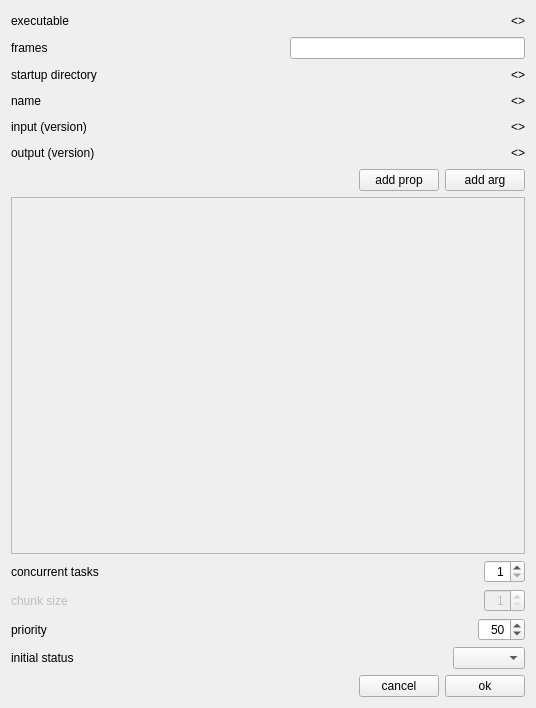
<?xml version="1.0" encoding="UTF-8"?>
<ui version="4.0">
 <class>jobDeadline</class>
 <widget class="QWidget" name="jobDeadline">
  <property name="geometry">
   <rect>
    <x>0</x>
    <y>0</y>
    <width>536</width>
    <height>708</height>
   </rect>
  </property>
  <property name="windowTitle">
   <string>Deadline Job Submitter</string>
  </property>
  <layout class="QGridLayout" name="gridLayout">
   <item row="0" column="0">
    <layout class="QVBoxLayout" name="verticalLayout">
     <item>
      <layout class="QHBoxLayout" name="horizontalLayout_2">
       <item>
        <widget class="QLabel" name="label">
         <property name="text">
          <string>executable</string>
         </property>
        </widget>
       </item>
       <item>
        <spacer name="horizontalSpacer_3">
         <property name="orientation">
          <enum>Qt::Horizontal</enum>
         </property>
         <property name="sizeHint" stdset="0">
          <size>
           <width>40</width>
           <height>20</height>
          </size>
         </property>
        </spacer>
       </item>
       <item>
        <widget class="QLabel" name="labelExecutable">
         <property name="text">
          <string>&lt;&gt;</string>
         </property>
         <property name="alignment">
          <set>Qt::AlignRight|Qt::AlignTrailing|Qt::AlignVCenter</set>
         </property>
        </widget>
       </item>
      </layout>
     </item>
     <item>
      <layout class="QHBoxLayout" name="horizontalLayout_4">
       <item>
        <widget class="QLabel" name="label_2">
         <property name="text">
          <string>frames</string>
         </property>
        </widget>
       </item>
       <item>
        <spacer name="horizontalSpacer_9">
         <property name="orientation">
          <enum>Qt::Horizontal</enum>
         </property>
         <property name="sizeHint" stdset="0">
          <size>
           <width>40</width>
           <height>20</height>
          </size>
         </property>
        </spacer>
       </item>
       <item>
        <widget class="QLineEdit" name="lineEditFrames">
         <property name="alignment">
          <set>Qt::AlignRight|Qt::AlignTrailing|Qt::AlignVCenter</set>
         </property>
        </widget>
       </item>
      </layout>
     </item>
     <item>
      <layout class="QHBoxLayout" name="horizontalLayout_5">
       <item>
        <widget class="QLabel" name="label_3">
         <property name="text">
          <string>startup directory</string>
         </property>
        </widget>
       </item>
       <item>
        <spacer name="horizontalSpacer_4">
         <property name="orientation">
          <enum>Qt::Horizontal</enum>
         </property>
         <property name="sizeHint" stdset="0">
          <size>
           <width>40</width>
           <height>20</height>
          </size>
         </property>
        </spacer>
       </item>
       <item>
        <widget class="QLabel" name="labelStartupDirectory">
         <property name="text">
          <string>&lt;&gt;</string>
         </property>
         <property name="alignment">
          <set>Qt::AlignRight|Qt::AlignTrailing|Qt::AlignVCenter</set>
         </property>
        </widget>
       </item>
      </layout>
     </item>
     <item>
      <layout class="QHBoxLayout" name="horizontalLayout_10">
       <item>
        <widget class="QLabel" name="label_9">
         <property name="text">
          <string>name</string>
         </property>
        </widget>
       </item>
       <item>
        <spacer name="horizontalSpacer_5">
         <property name="orientation">
          <enum>Qt::Horizontal</enum>
         </property>
         <property name="sizeHint" stdset="0">
          <size>
           <width>40</width>
           <height>20</height>
          </size>
         </property>
        </spacer>
       </item>
       <item>
        <widget class="QLabel" name="labelJobName">
         <property name="text">
          <string>&lt;&gt;</string>
         </property>
         <property name="alignment">
          <set>Qt::AlignRight|Qt::AlignTrailing|Qt::AlignVCenter</set>
         </property>
        </widget>
       </item>
      </layout>
     </item>
     <item>
      <layout class="QHBoxLayout" name="horizontalLayout_3">
       <item>
        <widget class="QLabel" name="label_4">
         <property name="text">
          <string>input (version)</string>
         </property>
        </widget>
       </item>
       <item>
        <spacer name="horizontalSpacer_10">
         <property name="orientation">
          <enum>Qt::Horizontal</enum>
         </property>
         <property name="sizeHint" stdset="0">
          <size>
           <width>40</width>
           <height>20</height>
          </size>
         </property>
        </spacer>
       </item>
       <item>
        <widget class="QLabel" name="labelInput">
         <property name="text">
          <string>&lt;&gt;</string>
         </property>
         <property name="alignment">
          <set>Qt::AlignRight|Qt::AlignTrailing|Qt::AlignVCenter</set>
         </property>
        </widget>
       </item>
      </layout>
     </item>
     <item>
      <layout class="QHBoxLayout" name="horizontalLayout_7">
       <item>
        <widget class="QLabel" name="label_7">
         <property name="text">
          <string>output (version)</string>
         </property>
        </widget>
       </item>
       <item>
        <spacer name="horizontalSpacer_11">
         <property name="orientation">
          <enum>Qt::Horizontal</enum>
         </property>
         <property name="sizeHint" stdset="0">
          <size>
           <width>40</width>
           <height>20</height>
          </size>
         </property>
        </spacer>
       </item>
       <item>
        <widget class="QLabel" name="labelOutput">
         <property name="text">
          <string>&lt;&gt;</string>
         </property>
         <property name="alignment">
          <set>Qt::AlignRight|Qt::AlignTrailing|Qt::AlignVCenter</set>
         </property>
        </widget>
       </item>
      </layout>
     </item>
     <item>
      <layout class="QHBoxLayout" name="horizontalLayout_11">
       <item>
        <spacer name="horizontalSpacer">
         <property name="orientation">
          <enum>Qt::Horizontal</enum>
         </property>
         <property name="sizeHint" stdset="0">
          <size>
           <width>40</width>
           <height>20</height>
          </size>
         </property>
        </spacer>
       </item>
       <item>
        <widget class="QPushButton" name="pushButtonAddProp">
         <property name="text">
          <string>add prop</string>
         </property>
        </widget>
       </item>
       <item>
        <widget class="QPushButton" name="pushButtonAddArg">
         <property name="text">
          <string>add arg</string>
         </property>
        </widget>
       </item>
      </layout>
     </item>
     <item>
      <layout class="QVBoxLayout" name="vLayoutQScroll">
       <item>
        <widget class="QScrollArea" name="scrollAreaJobProps">
         <property name="widgetResizable">
          <bool>true</bool>
         </property>
         <widget class="QWidget" name="scrollAreaWidgetContents">
          <property name="geometry">
           <rect>
            <x>0</x>
            <y>0</y>
            <width>506</width>
            <height>257</height>
           </rect>
          </property>
          <layout class="QVBoxLayout" name="verticalLayout_3">
           <item>
            <layout class="QVBoxLayout" name="vLayoutProps"/>
           </item>
          </layout>
         </widget>
        </widget>
       </item>
      </layout>
     </item>
     <item>
      <layout class="QHBoxLayout" name="horizontalLayout_8">
       <item>
        <widget class="QLabel" name="label_6">
         <property name="text">
          <string>concurrent tasks</string>
         </property>
        </widget>
       </item>
       <item>
        <spacer name="horizontalSpacer_12">
         <property name="orientation">
          <enum>Qt::Horizontal</enum>
         </property>
         <property name="sizeHint" stdset="0">
          <size>
           <width>40</width>
           <height>20</height>
          </size>
         </property>
        </spacer>
       </item>
       <item>
        <widget class="QSpinBox" name="spinBoxConcurrentTasks">
         <property name="alignment">
          <set>Qt::AlignRight|Qt::AlignTrailing|Qt::AlignVCenter</set>
         </property>
         <property name="minimum">
          <number>1</number>
         </property>
         <property name="maximum">
          <number>16</number>
         </property>
        </widget>
       </item>
      </layout>
     </item>
     <item>
      <layout class="QHBoxLayout" name="layoutChunkSize">
       <item>
        <widget class="QLabel" name="label_5">
         <property name="enabled">
          <bool>false</bool>
         </property>
         <property name="text">
          <string>chunk size</string>
         </property>
        </widget>
       </item>
       <item>
        <spacer name="horizontalSpacer_6">
         <property name="orientation">
          <enum>Qt::Horizontal</enum>
         </property>
         <property name="sizeHint" stdset="0">
          <size>
           <width>40</width>
           <height>20</height>
          </size>
         </property>
        </spacer>
       </item>
       <item>
        <widget class="QSpinBox" name="spinBoxChunkSize">
         <property name="enabled">
          <bool>false</bool>
         </property>
         <property name="alignment">
          <set>Qt::AlignRight|Qt::AlignTrailing|Qt::AlignVCenter</set>
         </property>
         <property name="minimum">
          <number>1</number>
         </property>
        </widget>
       </item>
      </layout>
     </item>
     <item>
      <layout class="QHBoxLayout" name="horizontalLayout_9">
       <item>
        <widget class="QLabel" name="label_8">
         <property name="text">
          <string>priority</string>
         </property>
        </widget>
       </item>
       <item>
        <spacer name="horizontalSpacer_7">
         <property name="orientation">
          <enum>Qt::Horizontal</enum>
         </property>
         <property name="sizeHint" stdset="0">
          <size>
           <width>40</width>
           <height>20</height>
          </size>
         </property>
        </spacer>
       </item>
       <item>
        <widget class="QSpinBox" name="spinBoxPropPriority">
         <property name="alignment">
          <set>Qt::AlignRight|Qt::AlignTrailing|Qt::AlignVCenter</set>
         </property>
         <property name="maximum">
          <number>100</number>
         </property>
         <property name="value">
          <number>50</number>
         </property>
        </widget>
       </item>
      </layout>
     </item>
     <item>
      <layout class="QHBoxLayout" name="horizontalLayout_12">
       <item>
        <widget class="QLabel" name="label_11">
         <property name="text">
          <string>initial status</string>
         </property>
        </widget>
       </item>
       <item>
        <spacer name="horizontalSpacer_8">
         <property name="orientation">
          <enum>Qt::Horizontal</enum>
         </property>
         <property name="sizeHint" stdset="0">
          <size>
           <width>40</width>
           <height>20</height>
          </size>
         </property>
        </spacer>
       </item>
       <item>
        <widget class="QComboBox" name="comboBoxInitialStatus"/>
       </item>
      </layout>
     </item>
     <item>
      <layout class="QHBoxLayout" name="horizontalLayout">
       <item>
        <spacer name="horizontalSpacer_2">
         <property name="orientation">
          <enum>Qt::Horizontal</enum>
         </property>
         <property name="sizeHint" stdset="0">
          <size>
           <width>40</width>
           <height>20</height>
          </size>
         </property>
        </spacer>
       </item>
       <item>
        <widget class="QPushButton" name="pushButtonCancel">
         <property name="text">
          <string>cancel</string>
         </property>
        </widget>
       </item>
       <item>
        <widget class="QPushButton" name="pushButtonOk">
         <property name="text">
          <string>ok</string>
         </property>
        </widget>
       </item>
      </layout>
     </item>
    </layout>
   </item>
  </layout>
 </widget>
 <resources/>
 <connections/>
</ui>
